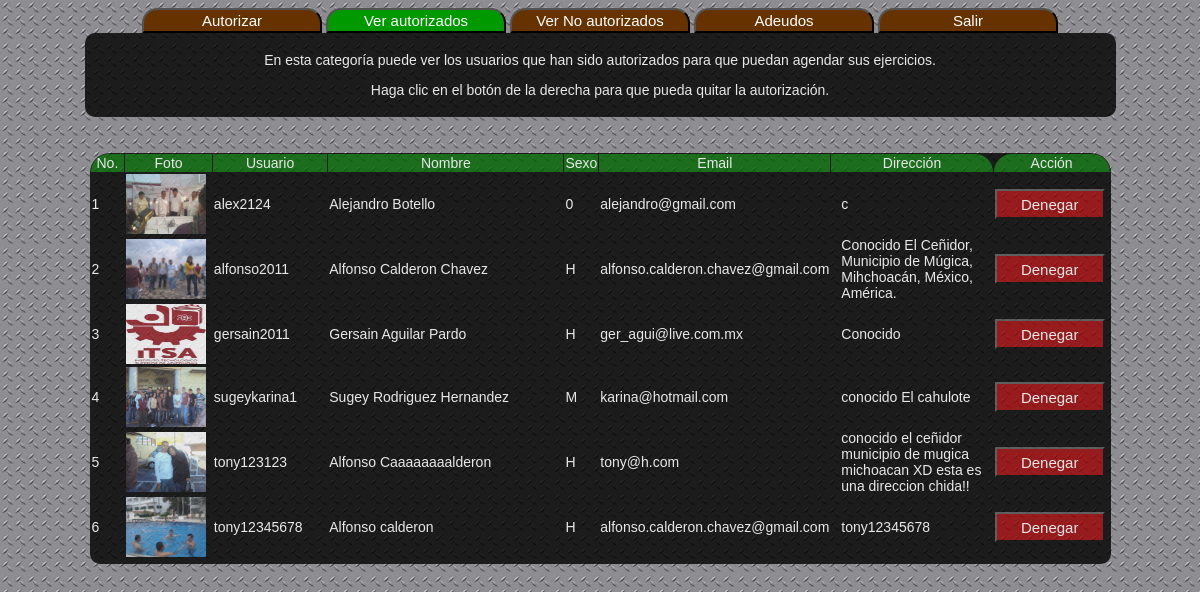
The app's page /administrador.php?autorizados (signed in) with its own data.
### tables this page shows
CREATE TABLE `usuarios` (
  `usuario` varchar(16) NOT NULL,
  `contrasena` varchar(16) NOT NULL,
  `nombre_usuario` varchar(45) NOT NULL,
  `apellidos_usuario` varchar(50) NOT NULL,
  `correo_electronico` varchar(45) NOT NULL,
  `sexo` varchar(1) NOT NULL,
  `telefono` varchar(12) NOT NULL,
  `direccion` varchar(100) NOT NULL,
  `foto` varchar(100) NOT NULL,
  `autorizado` int(11) NOT NULL,
  `tipo` int(11) NOT NULL,
  `eliminado` tinyint(1) NOT NULL,
  PRIMARY KEY  (`usuario`)
);

### administrador.php (the view, shortened to what this page needs)
<?php session_start();
if(isset($_SESSION['tipo']))
	if($_SESSION['tipo'] == 1)
	{
?>
<!DOCTYPE html PUBLIC "-//W3C//DTD XHTML 1.0 Transitional//EN" "http://www.w3.org/TR/xhtml1/DTD/xhtml1-transitional.dtd">
<html xmlns="http://www.w3.org/1999/xhtml">
<head>
</head>
<body>
<div align="center" style="width:100%">
<input type="button" class="botonmenu" <?php if(!isset($_REQUEST['autorizados']) && !isset($_REQUEST['noautorizados']) && !isset($_REQUEST['adeudos']) ) { ?>style="background:#663399"<?php } ?> onclick="location.href='administrador.php'" value="Autorizar" />
<input type="button" class="botonmenu" <?php if(isset($_REQUEST['autorizados'])) { ?>style="background:#090"<?php } ?> onclick="location.href='administrador.php?autorizados'" value="Ver autorizados" />
<input type="button" class="botonmenu" <?php if(isset($_REQUEST['noautorizados'])) { ?>style="background:#990000"<?php } ?> onclick="location.href='administrador.php?noautorizados'" value="Ver No autorizados" />
<input type="button" class="botonmenu" <?php if(isset($_REQUEST['adeudos'])) { ?>style="background:#3333CC"<?php } ?> onclick="location.href='administrador.php?adeudos'" value="Adeudos" />
<input type="button" class="botonmenu1" onclick="location.href='logout.php'" value="Salir" />
</div>
<div align="center" style="width:100%;">
<div style="width:1021px; background:#000; opacity:0.8; padding:5px 5px 5px 5px;
border-radius:10px 10px 10px 10px;">
  <?php
if(isset($_REQUEST['autorizados']))
{
	include("conexion.php");
	$consulta =  mysql_query("select * from usuarios where autorizado = 1 and tipo = 0",$conexion);
	if(mysql_num_rows($consulta) > 0)
	{
		?>
    <p align="center" class="textoparrafo">En esta categoría puede ver los usuarios que han sido autorizados para que puedan agendar sus ejercicios.</p>
    <p align="center" class="textoparrafo"> Haga clic en el botón de la derecha para que pueda quitar la autorización.</p>
</div>
<br /><br />
<div style="width:1021px; background:#000; opacity:0.8; border-radius:20px 20px 10px 10px; padding-bottom:5px;">
<table class="textoparrafo" align="center" width="1021" border="0" cellspacing="1" cellpadding="1">
          <tr bgcolor="#006600" align="center">
            <td style="border-radius: 20px 0px 0px 0px;" width="35">No.</td>
            <td width="86">Foto</td>
            <td width="120">Usuario</td>
            <td width="272" bgcolor="#006600">Nombre</td>
            <td width="31">Sexo</td>
            <td width="158">Email</td>
            <td style="border-radius: 0px 20px 0px 0px;" width="179">Dirección</td>
            <td style="border-radius: 20px 20px 0px 0px;" width="115">Acción</td>
  </tr>
          <?php
            $i = 0;
            while($row = mysql_fetch_array($consulta))
            {
            $i++;
           ?>
          <tr>
            <td><?php echo $i ?></td>
            <td><img src = "imagenes/usuarios/<?php echo $row['foto'] ?>" width="80" height="60" /></td>
            <td><?php echo $row['usuario'] ?></td>
            <td><?php echo $row['nombre_usuario']." ".$row['apellidos_usuario'] ?></td>
            <td><?php echo $row['sexo'] ?></td>
            <td><?php echo $row['correo_electronico'] ?></td>
            <td style="padding-left:10px"><?php echo $row['direccion'] ?></td>
            <td><input name="Button2" onclick="location.href='autorizar.php?usuario=<?php echo $row['usuario'] ?>&amp;autorizar=0&amp;mail=<?php echo $row['correo_electronico'] ?>&amp;nombre=<?php echo $row['nombre_usuario']." ".$row['apellidos_usuario'] ?>'" type="button" class="botonnoautorizar" value="Denegar" /></td>
          </tr>
          <?php } ?>
</table>
        <?php
	}else { ?>
<table align="center" class="textoparrafo"><tr><td>
No existe ningún usuario en esta categoría.
</td></tr></table>
<?php }
}
?>
</div>
</div>
</body>
</html>
<?php } ?>

### administrador.php (style rules this page uses)
.botonmenu { width:180px; height:25px; text-align:center; background:#630; color:#FFF; font-size:15px; font-family:Verdana, Geneva, sans-serif; border-radius: 15px 15px 0px 0px; }
.botonnoautorizar { width:110px; height:30px; text-align:center; background:#900; color:#FFF; font-size:15px; font-family:Verdana, Geneva, sans-serif; }
.textoparrafo { color:#FFF; font-family:Tahoma, Geneva, sans-serif; font-size:14px; }
body { background-image: url(imagenes/fondo.png); background-repeat: repeat; }
.botonmenu1 { width:180px; height:25px; text-align:center; background:#630; color:#FFF; font-size:15px; font-family:Verdana, Geneva, sans-serif; border-radius: 15px 15px 0px 0px; }

### records on screen
usuarios: foto (picture), usuario "alex2124", nombre_usuario "Alejandro", apellidos_usuario "Botello", sexo "0", correo_electronico "alejandro@gmail.com", direccion "c"
usuarios: foto (picture), usuario "alfonso2011", nombre_usuario "Alfonso", apellidos_usuario "Calderon Chavez", sexo "H", correo_electronico "alfonso.calderon.chavez@gmail.com", direccion "Conocido El Ceñidor, Municipio de Múgica, Mihchoacán, México, América."
usuarios: foto (picture), usuario "gersain2011", nombre_usuario "Gersain", apellidos_usuario "Aguilar Pardo", sexo "H", correo_electronico "ger_agui@live.com.mx", direccion "Conocido"
usuarios: foto (picture), usuario "sugeykarina1", nombre_usuario "Sugey", apellidos_usuario "Rodriguez Hernandez", sexo "M", correo_electronico "karina@hotmail.com", direccion "conocido El cahulote"
usuarios: foto (picture), usuario "tony123123", nombre_usuario "Alfonso", apellidos_usuario "Caaaaaaaalderon", sexo "H", correo_electronico "tony@h.com", direccion "conocido el ceñidor municipio de mugica michoacan XD esta es una direccion chida!!"
usuarios: foto (picture), usuario "tony12345678", nombre_usuario "Alfonso", apellidos_usuario "calderon", sexo "H", correo_electronico "alfonso.calderon.chavez@gmail.com", direccion "tony12345678"
